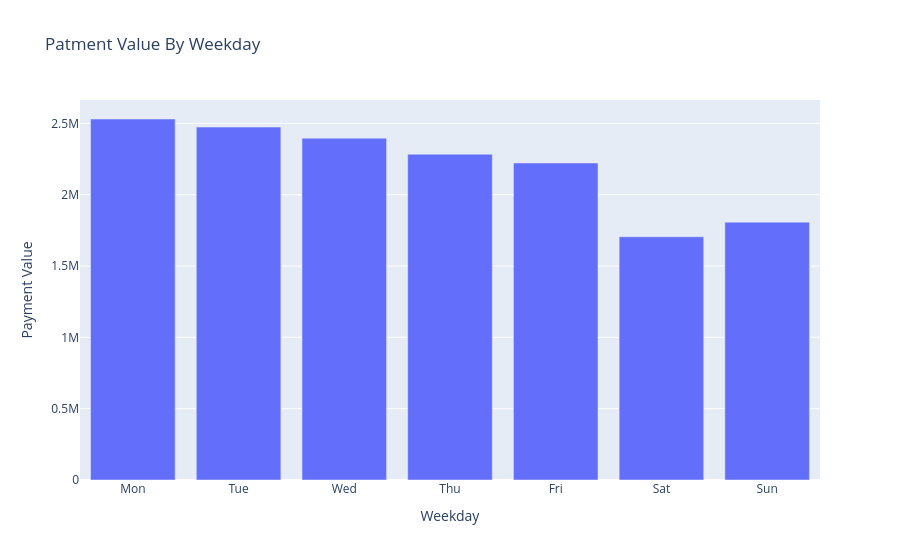

Here is the notebook cell this chart was saved with:
### Code cell
import plotly.express as px

fig = px.bar(
    x = merged_order_payment_weekday["weekday"],
    y = merged_order_payment_weekday["payment_value"],
    title = "Patment Value By Weekday",
    labels={
        "x": "Weekday",
        "y": "Payment Value"
    }
)


fig.show()

### Figure 1 — Plotly figure (JSON) as saved in the notebook; plotly's stock layout.template omitted (floating-point values rounded to 4 significant figures)
{"data": [{"alignmentgroup": "True", "hovertemplate": "Weekday=%{x}<br>Payment Value=%{y}<extra></extra>", "legendgroup": "", "marker": {"color": "#636efa", "pattern": {"shape": ""}}, "name": "", "offsetgroup": "", "orientation": "v", "showlegend": false, "textposition": "auto", "type": "bar", "x": ["Mon", "Tue", "Wed", "Thu", "Fri", "Sat", "Sun"], "xaxis": "x", "y": [2531000.0, 2474000.0, 2396000.0, 2284000.0, 2222000.0, 1705000.0, 1808000.0], "yaxis": "y"}], "layout": {"barmode": "relative", "legend": {"tracegroupgap": 0}, "title": {"text": "Patment Value By Weekday"}, "xaxis": {"anchor": "y", "domain": [0, 1], "title": {"text": "Weekday"}}, "yaxis": {"anchor": "x", "domain": [0, 1], "title": {"text": "Payment Value"}}}}
